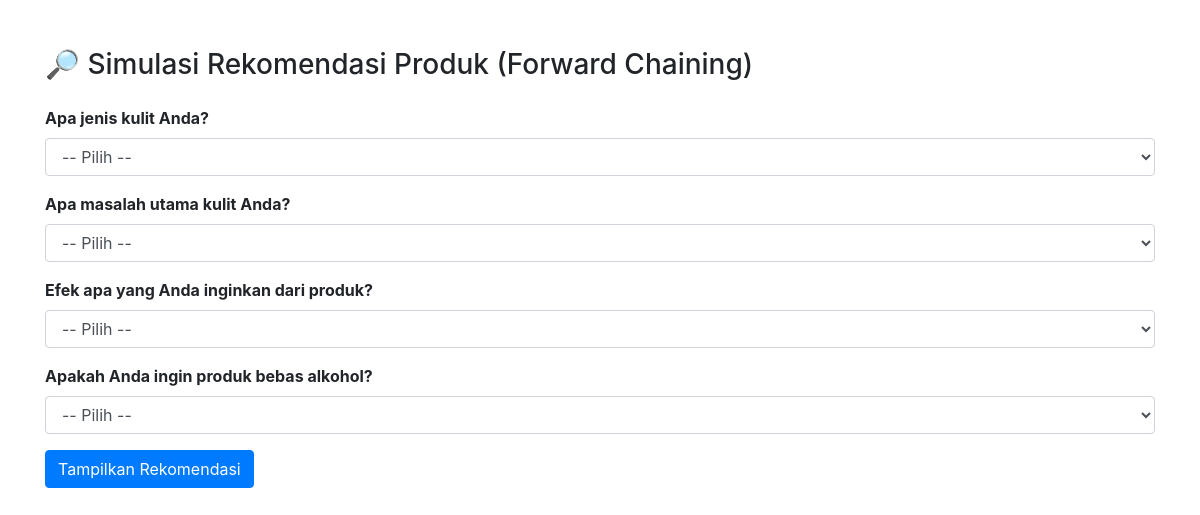
Page /forward-simulasi.php on the committed database.
### tables this page shows
CREATE TABLE tb_fakta (
  id INT AUTO_INCREMENT PRIMARY KEY,
  kode VARCHAR(50) NOT NULL,
  pertanyaan TEXT NOT NULL,
  kategori ENUM('jenis_kulit', 'masalah_kulit', 'efek', 'bebas_alkohol') NOT NULL,
  aktif ENUM('Ya', 'Tidak') DEFAULT 'Ya'
);

### forward-simulasi.php (the view, shortened to what this page needs)
<?php include __DIR__ . '/config/koneksi.php'; ?>
<!doctype html>
<html lang="en">
<head>
  <link href="https://getbootstrap.com/docs/4.1/dist/css/bootstrap.min.css" rel="stylesheet">
</head>
<body>
<div class="container mt-5 mb-5">
  <h3 class="mb-4">🔎 Simulasi Rekomendasi Produk (Forward Chaining)</h3>
  <form method="POST">
    <?php
    $fakta = mysqli_query($connect, "SELECT * FROM tb_fakta WHERE aktif='Ya' ORDER BY id ASC LIMIT 4");
    while ($f = mysqli_fetch_array($fakta)) {
      $kategori = $f['kategori'];
      echo "<div class='form-group'>";
      echo "<label><strong>{$f['pertanyaan']}</strong></label>";
      echo "<select class='form-control' name='{$kategori}' required>";
      echo "<option value=''>-- Pilih --</option>";
      echo "</select></div>";
    }
    ?>
    <button type="submit" name="cari" class="btn btn-primary">Tampilkan Rekomendasi</button>
  </form>
</div>
</body>
</html>

### rows in the picture
tb_fakta: pertanyaan "Apa jenis kulit Anda?"
tb_fakta: pertanyaan "Apa masalah utama kulit Anda?"
tb_fakta: pertanyaan "Efek apa yang Anda inginkan dari produk?"
tb_fakta: pertanyaan "Apakah Anda ingin produk bebas alkohol?"
